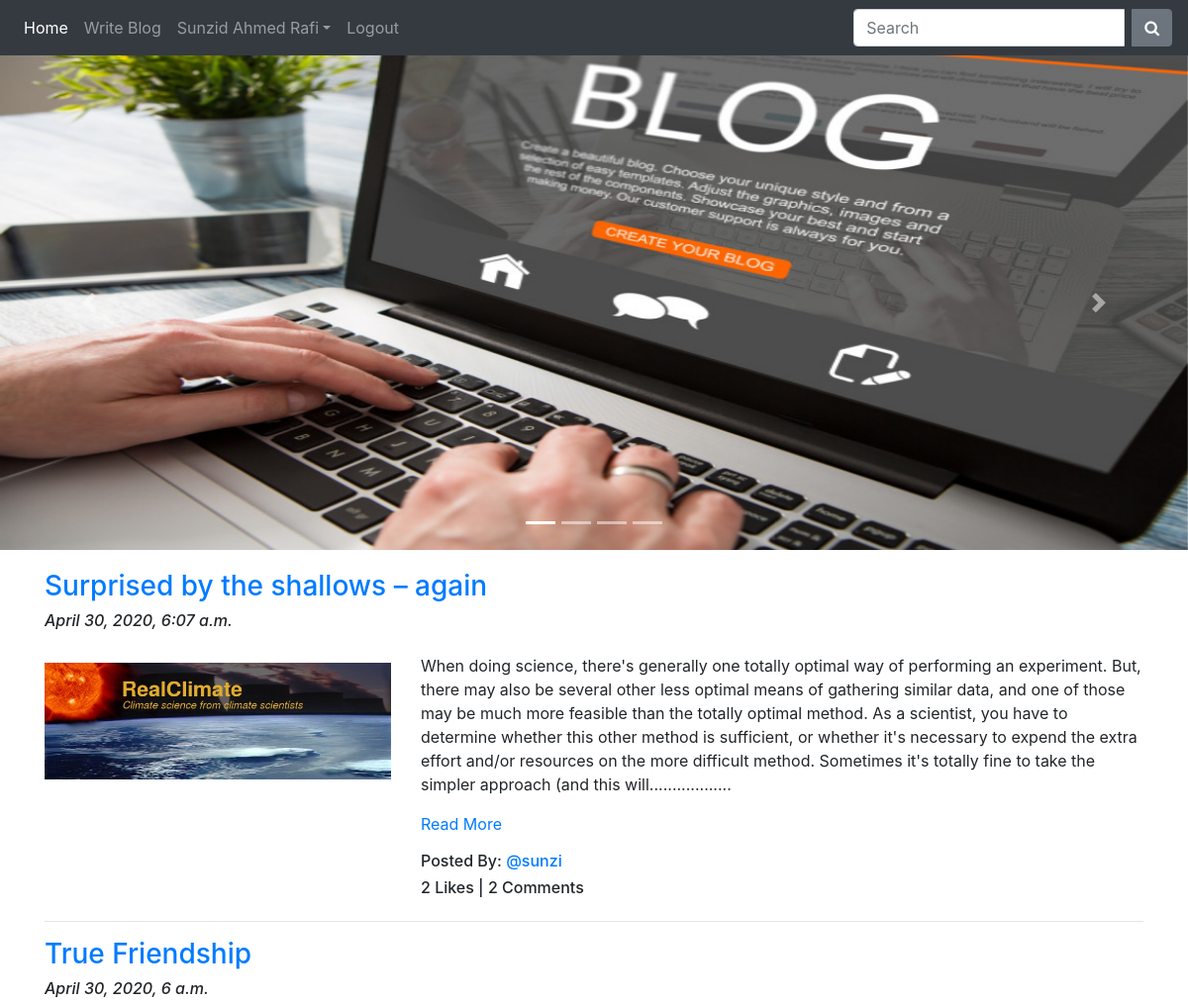
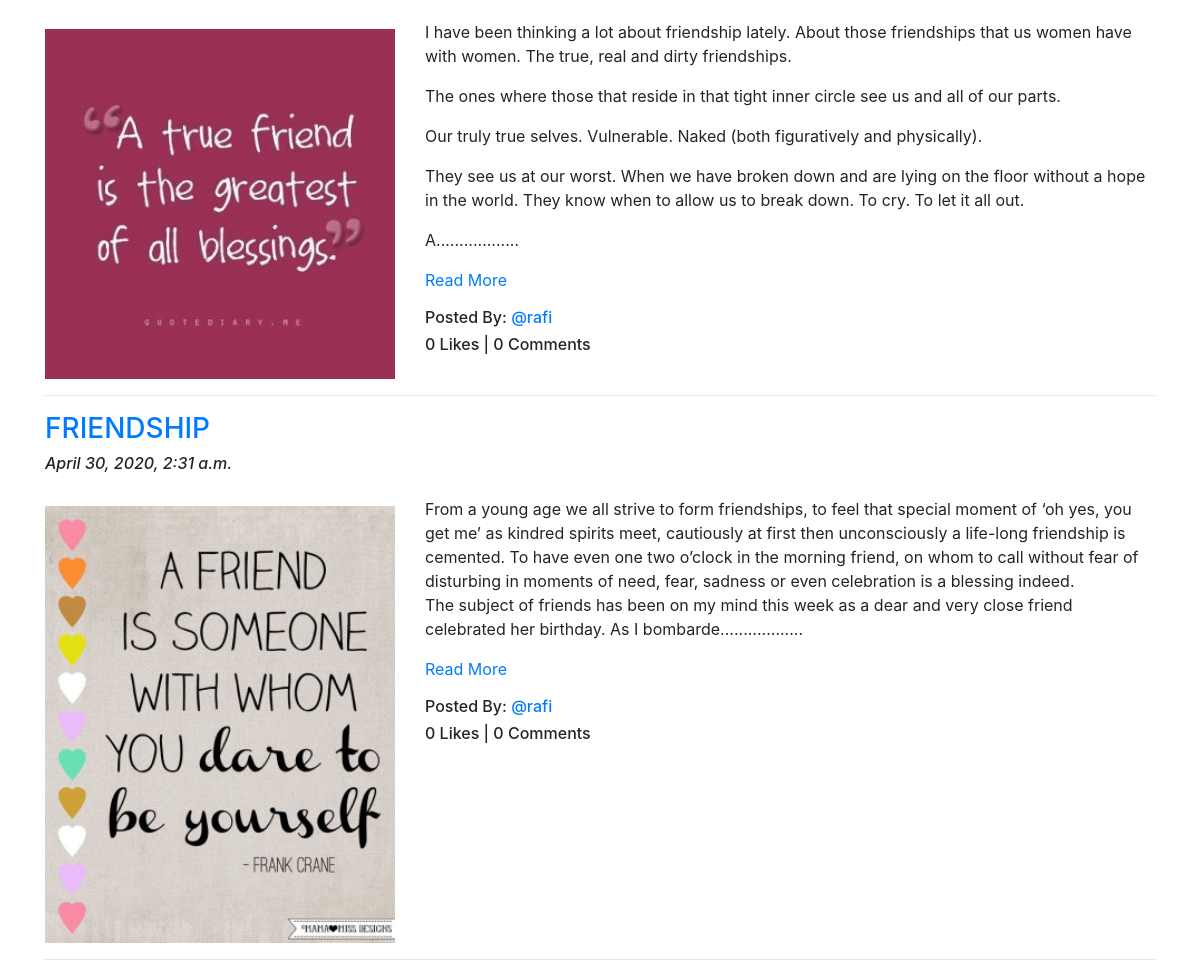
Screenshot of /blog/ (signed in) with the database file from the repository (2 pictures, top to bottom).
### App_Blog/models.py (models this page shows)
class Blog(models.Model):
    author = models.ForeignKey(User, on_delete=models.CASCADE, related_name='post_author')
    blog_title = models.CharField(max_length=250, verbose_name="Put a Title Here")
    slug = models.SlugField(max_length=250, unique=True)
    blog_content = models.TextField(verbose_name="What is on your mind?")
    blog_image = models.ImageField(upload_to='blog_images', verbose_name="Image")
    publish_date = models.DateTimeField(auto_now_add=True)
    update_date = models.DateTimeField(auto_now=True)
    class Meta:
        ordering = ['-publish_date',]

### App_Blog/views.py (the view)
# urls.py: path('', views.BlogList.as_view(), name='blog_list'),
class BlogList(ListView):
    context_object_name = 'blogs'
    model = Blog
    template_name = 'App_Blog/blog_list.html'

### App_Blog/templatetags/custom_filters.py (called while the page is built)
def range_filter(value):
    return value[0:500] + ".................."

### templates/App_Blog/blog_list.html (shortened to what this page needs)
<!DOCTYPE html>
{% load static %}
<html lang="en" dir="ltr">
<head>
  <link rel="stylesheet" href="https://maxcdn.bootstrapcdn.com/bootstrap/4.4.1/css/bootstrap.min.css">
  <link href="https://maxcdn.bootstrapcdn.com/font-awesome/4.7.0/css/font-awesome.min.css" rel="stylesheet">
</head>
<body>
  <nav class="navbar navbar-expand-sm bg-dark navbar-dark sticky-top">
      <ul class="navbar-nav">
        <li class="nav-item active">
          <a class="nav-link" href="{% url 'index' %}">Home</a>
        </li>
        {% if user.is_authenticated %}
        <li class="nav-item">
          <a class="nav-link" href="{% url 'App_Blog:create_blog' %}">Write Blog</a>
        </li>
        <li class="nav-item dropdown">
          <a class="nav-link dropdown-toggle" href="#" id="navbardrop" data-toggle="dropdown">{{user.first_name }} {{ user.last_name }}</a>
        </li>
        <li class="nav-item">
          <a class="nav-link" href="{% url 'App_Login:log_out' %}">Logout</a>
        </li>
        {% endif %}
      </ul>
      <form class="form-inline ml-auto">
            <div class="input-group">
                <input type="text" class="form-control mr-sm-2" placeholder="Search">
                <div class="input-group-append">
                    <button type="button" class="btn btn-secondary"><i class="fa fa-search"></i></button>
                </div>
            </div>
        </form>
  </nav>
  <div id="demo" class="carousel slide" data-ride="carousel">
  <ul class="carousel-indicators">
  <li data-target="#demo" data-slide-to="0" class="active"></li>
  <li data-target="#demo" data-slide-to="1"></li>
  <li data-target="#demo" data-slide-to="2"></li>
  <li data-target="#demo" data-slide-to="3"></li>
  </ul>
  <div class="carousel-inner">
  <div class="carousel-item active">
    <img src="/media/blog_images/1.jpg" alt="Los Angeles" width="600" height="500">
  </div>
  </div>
  <a class="carousel-control-prev" href="#demo" data-slide="prev">
  <span class="carousel-control-prev-icon"></span>
  </a>
  <a class="carousel-control-next" href="#demo" data-slide="next">
  <span class="carousel-control-next-icon"></span>
  </a>
  </div>
<div class="container" style="padding-top:20px">
    {% load custom_filters %}
    {% block body_block %}
    {% for blog in blogs %}
  <h3 class="text-primary">{{blog.blog_title}}</h3>
  <h6><i>{{blog.publish_date}}</i></h6>
  <div class="row">
    <div class="col-sm-4" style="padding-top:25px">
      <img src="/media/{{blog.blog_image}}" alt="{{blog.blog_title}}" title="{{blog.blog_title}}" width="100%">
    </div>
    <div class="col-sm-8">
      <p>{{blog.blog_content|range_filter|linebreaks}} <a href="{% url 'App_Blog:blog_details' slug=blog.slug %}">Read More</a></p>
      <h6>Posted By: <a href="#">@{{blog.author}}</a></h6>
      <h6>{{blog.liked_blog.count}} Likes | {{blog.blog_comment.count }} Comments </h6>
    </div>
  </div>
  <hr>
  {% endfor %}
  {% endblock %}
</div>

### templates/App_Blog/blog_list.html (style rules this page uses)
.carousel-inner img { width: 100%; }

### rows the page displays
Blog: blog_title "Surprised by the shallows – again", publish_date "April 30, 2020, 6:07 a.m.", blog_image (picture), blog_content|range_filter "When doing science, there's generally one totally optimal way of performing an experiment. But, there may also be several other less optimal means of gathering similar data, and one of those may be much more feasible than the totally optimal method. As a scientist, you have to determine whether this other method is sufficient, or whether it's necessary to expend the extra effort and/or resources on the more difficult method. Sometimes it's totally fine to take the simpler approach (and this will..................", author "sunzi", liked_blog.count "2", blog_comment.count "2"
Blog: blog_title "True Friendship", publish_date "April 30, 2020, 6 a.m.", blog_image (picture), blog_content|range_filter "I have been thinking a lot about friendship lately. About those friendships that us women have with women. The true, real and dirty friendships. The ones where those that reside in that tight inner circle see us and all of our parts. Our truly true selves. Vulnerable. Naked (both figuratively and physically). They see us at our worst. When we have broken down and are lying on the floor without a hope in the world. They know when to allow us to break down. To cry. To let it all out. A..................", author "rafi", liked_blog.count "0", blog_comment.count "0"
Blog: blog_title "FRIENDSHIP", publish_date "April 30, 2020, 2:31 a.m.", blog_image (picture), blog_content|range_filter "From a young age we all strive to form friendships, to feel that special moment of ‘oh yes, you get me’ as kindred spirits meet, cautiously at first then unconsciously a life-long friendship is cemented. To have even one two o’clock in the morning friend, on whom to call without fear of disturbing in moments of need, fear, sadness or even celebration is a blessing indeed. The subject of friends has been on my mind this week as a dear and very close friend celebrated her birthday. As I bombarde..................", author "rafi", liked_blog.count "0", blog_comment.count "0"

### other values shown
{{ user.first_name }} "Sunzid Ahmed"
{{ user.last_name }} "Rafi"
